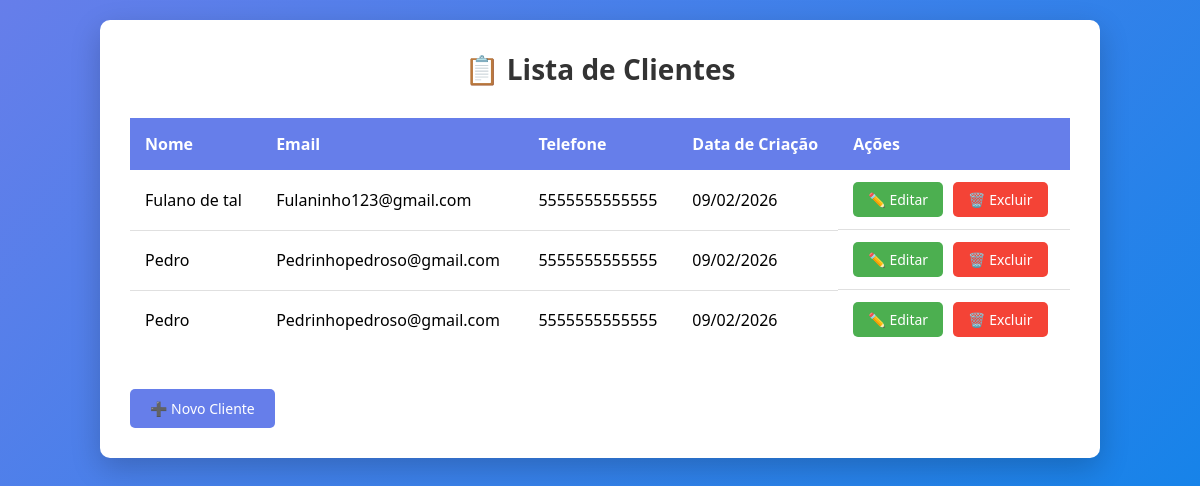
Before: /api/lista_Cli/ with the older database file.
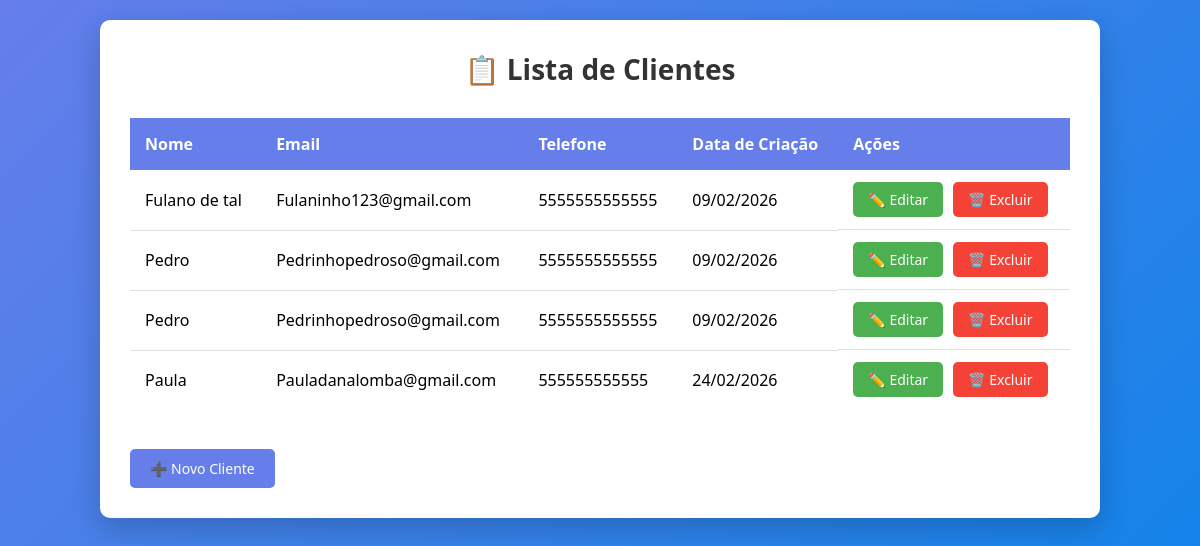
After: the same page with the newer database file.
### clientes/models.py (models this page shows, shortened)
class Cliente(models.Model):
    nome = models.CharField(max_length=100)
    email = models.EmailField()
    dataDeCriacao = models.DateTimeField(auto_now_add=True)
    numeroDeTelefone = models.CharField(max_length=20, blank=True)

### clientes/views.py (the view)
# urls.py: path("lista_Cli/", ClienteListView.as_view(), name="lista"),
class ClienteListView(ListView):
    model = Cliente
    template_name = "clientes/lista.html"
    context_object_name = "clientes"

### templates/clientes/lista.html (shortened to what this page needs)
<!DOCTYPE html>
<html lang="pt-BR">
<head>
</head>
<body>
    <div class="container">
        <h1>📋 Lista de Clientes</h1>
        {% if clientes %}
            <table>
                <thead>
                    <tr>
                        <th>Nome</th>
                        <th>Email</th>
                        <th>Telefone</th>
                        <th>Data de Criação</th>
                        <th>Ações</th>
                    </tr>
                </thead>
                <tbody>
                    {% for c in clientes %}
                        <tr>
                            <td>{{ c.nome }}</td>
                            <td>{{ c.email }}</td>
                            <td>{{ c.numeroDeTelefone }}</td>
                            <td>{{ c.dataDeCriacao|date:"d/m/Y" }}</td>
                            <td class="actions">
                                <a href="{% url 'clientes:editar' c.pk %}" class="btn-editar">✏️ Editar</a>
                                <a href="{% url 'clientes:excluir' c.pk %}" class="btn-excluir">🗑️ Excluir</a>
                            </td>
                        </tr>
                    {% endfor %}
                </tbody>
            </table>
        {% else %}
            <div class="empty-message">
                <p>Nenhum cliente cadastrado.</p>
            </div>
        {% endif %}
        <a href="{% url 'clientes:criar' %}" class="btn-voltar">➕ Novo Cliente</a>
    </div>
</body>
</html>

### templates/clientes/lista.html (style rules this page uses)
* { margin: 0; padding: 0; box-sizing: border-box; }
body { font-family: 'Segoe UI', Tahoma, Geneva, Verdana, sans-serif; background: linear-gradient(135deg, #667eea 0%, #0884e9 100%); min-height: 100vh; padding: 20px; }
.container { max-width: 1000px; margin: 0 auto; background: white; border-radius: 10px; padding: 30px; box-shadow: 0 10px 30px rgba(0, 0, 0, 0.2); }
h1 { color: #333; margin-bottom: 30px; text-align: center; font-size: 28px; }
table { width: 100%; border-collapse: collapse; margin-bottom: 20px; }
th { background-color: #667eea; color: white; padding: 15px; text-align: left; font-weight: 600; border: none; }
td { padding: 12px 15px; border-bottom: 1px solid #e0e0e0; }
tr:last-child td { border-bottom: none; }
.actions { display: flex; gap: 10px; }
a { padding: 8px 15px; border-radius: 5px; text-decoration: none; font-weight: 500; font-size: 14px; transition: all 0.3s ease; display: inline-block; }
.btn-editar { background-color: #4CAF50; color: white; }
.btn-excluir { background-color: #f44336; color: white; }
.btn-voltar { display: inline-block; margin-top: 20px; padding: 10px 20px; background-color: #667eea; color: white; text-decoration: none; border-radius: 5px; transition: all 0.3s ease; }

Changed rows visible on the page:
added Cliente: nome "Paula", email "Pauladanalomba@gmail.com", numeroDeTelefone "555555555555", dataDeCriacao "24/02/2026"
